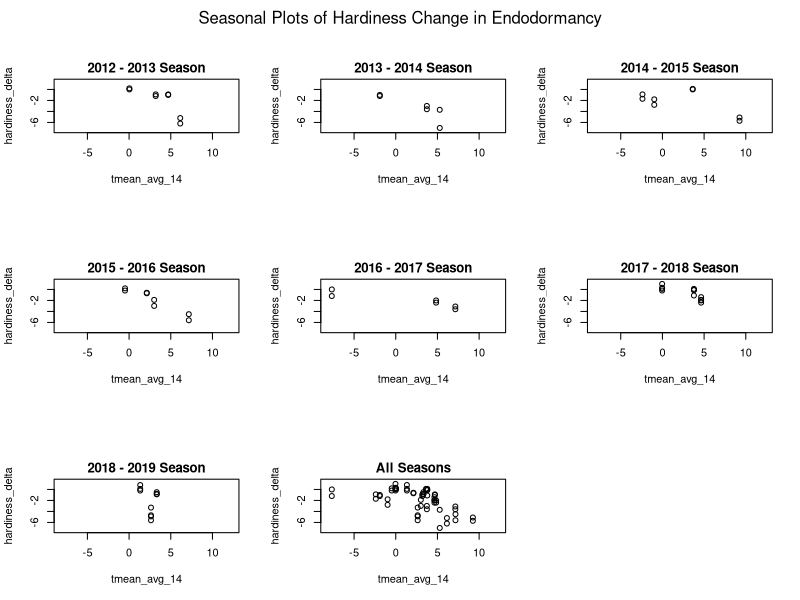

This figure's R source:
# Started Feburary 4, 2022

# Creating hardiness simulation data to validate that
# stan model is correctly estimating parameters.

# setting wd to ./viz to adhere to analogue to ML wd
setwd("c:/users/adamf/onedrive/documents/code/hardiness/viz")

hardiness <- read.csv("../data/model_train.csv")

# changing datetime to be the correct type
hardiness$datetime = as.Date(hardiness$datetime, format = "%Y-%m-%d")

sb <- hardiness[hardiness$variety == "Sauvignon blanc", ]
sb_oe <- sb[sb$site == "Oliver, east", ]

# filter for ecodormancy and endodormancy based on the
# boundary set by Fergusen et al.
# their relationship with temperature should be opposite
sb_endo <- sb_oe[sb_oe$DD_sum >= -300, ]

ylim_min <- min(na.omit(sb_endo$hardiness_delta)) - 0.5
ylim_max <- max(na.omit(sb_endo$hardiness_delta)) + 0.5
xlim_min <- min(na.omit(sb_endo$tmean_avg_14)) - 0.5
xlim_max <- max(na.omit(sb_endo$tmean_avg_14)) + 0.5


par(mfrow = c(3, 3), mar = c(5.1, 4.1, 6, 2.1))

# plot to show endodormancy vs tmean
for (season in unique(hardiness$season)) {
    years_list <- unique(format(sb[sb$season == season,]$datetime, "%Y"))
    year0 <- years_list[1]
    year1 <- years_list[2]

    plot(hardiness_delta ~ tmean_avg_14,
    data = sb_endo[sb_endo$season == season, ],
    ylim = c(ylim_min, ylim_max), xlim = c(xlim_min, xlim_max))

    title(main = paste(year0, "-", year1, "Season"), line = 0.5)
}

plot(hardiness_delta ~ tmean_avg_14, data = sb_endo,
ylim = c(ylim_min, ylim_max), xlim = c(xlim_min, xlim_max))

title(main = "All Seasons", line = 0.5)

mtext("Seasonal Plots of Hardiness Change in Endodormancy",
side = 3, line = -2, outer = TRUE)
